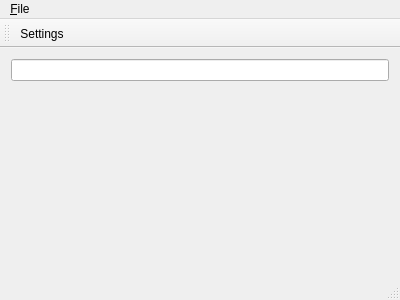
<?xml version="1.0" encoding="UTF-8"?>
<ui version="4.0">
 <class>%{WindowCn}</class>
 <widget class="QMainWindow" name="%{WindowCn}">
  <property name="geometry">
   <rect>
    <x>0</x>
    <y>0</y>
    <width>400</width>
    <height>300</height>
   </rect>
  </property>
  <widget class="QWidget" name="centralWidget">
   <layout class="QVBoxLayout" name="verticalLayout">
    <item>
     <widget class="QLineEdit" name="lineEdit"/>
    </item>
    <item>
     <widget class="QLabel" name="label"/>
    </item>
    <item>
     <spacer name="verticalSpacer_2">
      <property name="orientation">
       <enum>Qt::Vertical</enum>
      </property>
      <property name="sizeHint" stdset="0">
       <size>
        <width>20</width>
        <height>77</height>
       </size>
      </property>
     </spacer>
    </item>
   </layout>
  </widget>
  <widget class="QMenuBar" name="menuBar">
   <property name="geometry">
    <rect>
     <x>0</x>
     <y>0</y>
     <width>400</width>
     <height>23</height>
    </rect>
   </property>
@if '%{UseSettings}'
   <widget class="QMenu" name="menu_File">
    <property name="title">
     <string>&amp;File</string>
    </property>
    <addaction name="actionSettings"/>
   </widget>
   <addaction name="menu_File"/>
@endif
  </widget>
  <widget class="QToolBar" name="mainToolBar">
   <attribute name="toolBarArea">
    <enum>TopToolBarArea</enum>
   </attribute>
   <attribute name="toolBarBreak">
    <bool>false</bool>
   </attribute>
   <addaction name="actionSettings"/>
  </widget>
  <widget class="QStatusBar" name="statusBar"/>
@if '%{UseSettings}'
  <action name="actionSettings">
   <property name="icon">
    <iconset theme="configure">
     <normaloff>:/qtmvvm/icons/settings.ico</normaloff>:/qtmvvm/icons/settings.ico</iconset>
   </property>
   <property name="text">
    <string>Settings</string>
   </property>
   <property name="shortcut">
    <string>Ctrl+Alt+S</string>
   </property>
   <property name="menuRole">
    <enum>QAction::PreferencesRole</enum>
   </property>
  </action>
@endif
 </widget>
 <layoutdefault spacing="6" margin="11"/>
 <resources/>
 <connections/>
</ui>
